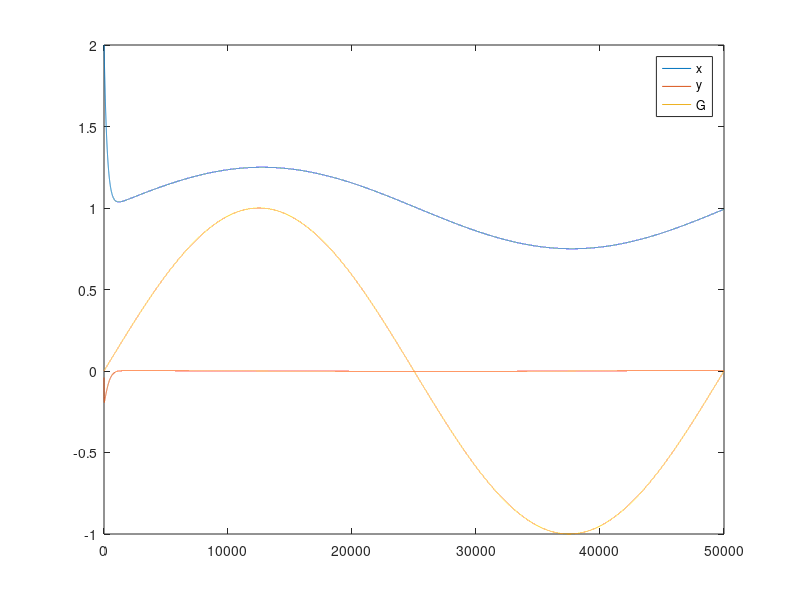

Reproduce this figure in MATLAB.
data = zeros(3,10000);
dt = 0.01;
x0 = 1;
x = 2;
y=0;
X=0.1;
lambda = 4;
for i=1:50000
    G = sin(i/25000*pi);
    x = x + y*x*dt;
    y = y + (-1/X*(x*y) + G - lambda*(x-x0))*dt;
    data(:,i) = [ x;y;G];
end
plot(data');
legend({'x','y','G'});